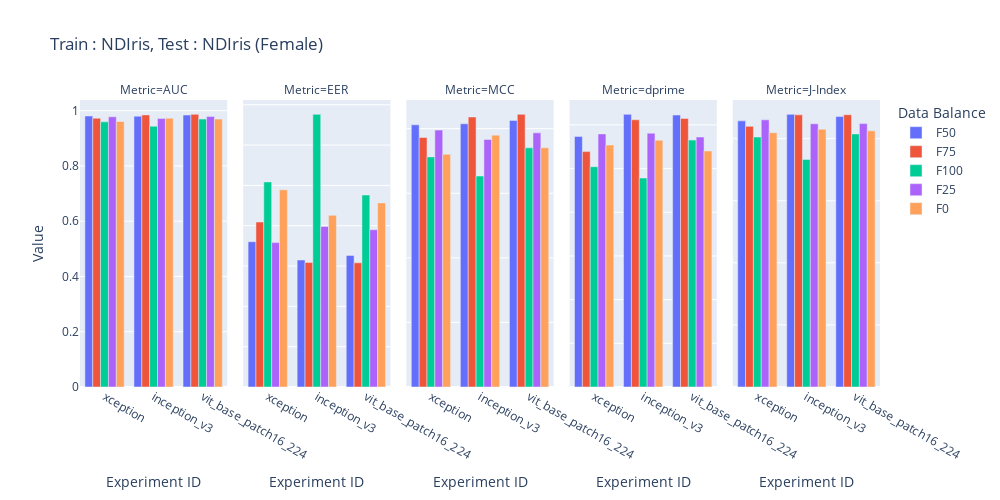

Notebook code for this chart:
### Code cell
import plotly.express as px
import pandas as pd
from copy import deepcopy

df_50 = pd.read_csv('/home/sreeraj/lab/nsf/final_eval/results/across_model_ndiris_subject_report.csv', header=1)
df_50['Data Balance'] = 'F50'

df = pd.read_csv('/home/sreeraj/lab/nsf/final_eval/results/across_databalance_ndiris_subject_report.csv', header=1)
df = df.iloc[:-15]

df['Data Balance'] = df['Experiment ID'].apply(lambda x:float(x.split('_')[-1]))
df['Data Balance'] = df['Data Balance'].apply(lambda x:f'F{int(x*100)}')
df['Experiment ID'] = df['Experiment ID'].apply(lambda x: '_'.join(x.split('_')[:-1]))

df_50 = df_50[df_50['Experiment ID'].isin(df['Experiment ID'].unique())]
df = pd.concat([df_50, df])



df['Gender'] = df['Experiment ID'].apply(lambda x: x.split('_')[-1])
df = df[df['Gender'] == 'female']
df['Experiment ID'] = df['Experiment ID'].apply(lambda x: '_'.join(x.split('_')[:-1]))

df.head()

df_auc = deepcopy(df)
df_auc['Value'] = df_auc['AUC']
df_auc['Metric'] = 'AUC'

df_eer = deepcopy(df)
df_eer['Value'] = df_eer['EER']
df_eer['Metric'] = 'EER'

df_dprime = deepcopy(df)
df_dprime['Value'] = df_dprime["Sensitivity index (d')"]
df_dprime['Metric'] = 'dprime'

df_mcc = deepcopy(df)
df_mcc['Value'] = df_mcc['MCC']
df_mcc['Metric'] = 'MCC'

df_jindex = deepcopy(df)
df_jindex['Value'] = df_mcc['J-Index']
df_jindex['Metric'] = 'J-Index'

df = pd.concat([df_auc, df_eer, df_mcc, df_dprime, df_jindex])
print(df.head())

fig = px.bar(df, x='Experiment ID', y=['Value'], title='Train : NDIris, Test : NDIris (Female)', barmode='group', color='Data Balance', labels={'value': 'Value', 'variable': 'Metrics'},width=1000, height=500, facet_col='Metric')
fig.update_yaxes(matches=None)
fig.show()

### Figure 1 — Plotly figure (JSON) as saved in the notebook; plotly's stock layout.template omitted (floating-point values rounded to 4 significant figures)
{"data": [{"alignmentgroup": "True", "hovertemplate": "Data Balance=F50<br>Metric=AUC<br>Experiment ID=%{x}<br>Value=%{y}<extra></extra>", "legendgroup": "F50", "marker": {"color": "#636efa", "pattern": {"shape": ""}}, "name": "F50", "offsetgroup": "F50", "orientation": "v", "showlegend": true, "textposition": "auto", "type": "bar", "x": ["xception", "inception_v3", "vit_base_patch16_224"], "xaxis": "x", "y": [0.9804, 0.9799, 0.984], "yaxis": "y"}, {"alignmentgroup": "True", "hovertemplate": "Data Balance=F50<br>Metric=EER<br>Experiment ID=%{x}<br>Value=%{y}<extra></extra>", "legendgroup": "F50", "marker": {"color": "#636efa", "pattern": {"shape": ""}}, "name": "F50", "offsetgroup": "F50", "orientation": "v", "showlegend": false, "textposition": "auto", "type": "bar", "x": ["xception", "inception_v3", "vit_base_patch16_224"], "xaxis": "x2", "y": [0.07204, 0.06298, 0.06527], "yaxis": "y2"}, {"alignmentgroup": "True", "hovertemplate": "Data Balance=F50<br>Metric=MCC<br>Experiment ID=%{x}<br>Value=%{y}<extra></extra>", "legendgroup": "F50", "marker": {"color": "#636efa", "pattern": {"shape": ""}}, "name": "F50", "offsetgroup": "F50", "orientation": "v", "showlegend": false, "textposition": "auto", "type": "bar", "x": ["xception", "inception_v3", "vit_base_patch16_224"], "xaxis": "x3", "y": [0.8119, 0.8152, 0.8256], "yaxis": "y3"}, {"alignmentgroup": "True", "hovertemplate": "Data Balance=F50<br>Metric=dprime<br>Experiment ID=%{x}<br>Value=%{y}<extra></extra>", "legendgroup": "F50", "marker": {"color": "#636efa", "pattern": {"shape": ""}}, "name": "F50", "offsetgroup": "F50", "orientation": "v", "showlegend": false, "textposition": "auto", "type": "bar", "x": ["xception", "inception_v3", "vit_base_patch16_224"], "xaxis": "x4", "y": [2.868, 3.121, 3.113], "yaxis": "y4"}, {"alignmentgroup": "True", "hovertemplate": "Data Balance=F50<br>Metric=J-Index<br>Experiment ID=%{x}<br>Value=%{y}<extra></extra>", "legendgroup": "F50", "marker": {"color": "#636efa", "pattern": {"shape": ""}}, "name": "F50", "offsetgroup": "F50", "orientation": "v", "showlegend": false, "textposition": "auto", "type": "bar", "x": ["xception", "inception_v3", "vit_base_patch16_224"], "xaxis": "x5", "y": [0.8573, 0.8783, 0.8711], "yaxis": "y5"}, {"alignmentgroup": "True", "hovertemplate": "Data Balance=F75<br>Metric=AUC<br>Experiment ID=%{x}<br>Value=%{y}<extra></extra>", "legendgroup": "F75", "marker": {"color": "#EF553B", "pattern": {"shape": ""}}, "name": "F75", "offsetgroup": "F75", "orientation": "v", "showlegend": true, "textposition": "auto", "type": "bar", "x": ["vit_base_patch16_224", "xception", "inception_v3"], "xaxis": "x", "y": [0.9866, 0.9727, 0.9846], "yaxis": "y"}, {"alignmentgroup": "True", "hovertemplate": "Data Balance=F75<br>Metric=EER<br>Experiment ID=%{x}<br>Value=%{y}<extra></extra>", "legendgroup": "F75", "marker": {"color": "#EF553B", "pattern": {"shape": ""}}, "name": "F75", "offsetgroup": "F75", "orientation": "v", "showlegend": false, "textposition": "auto", "type": "bar", "x": ["vit_base_patch16_224", "xception", "inception_v3"], "xaxis": "x2", "y": [0.06161, 0.08182, 0.06177], "yaxis": "y2"}, {"alignmentgroup": "True", "hovertemplate": "Data Balance=F75<br>Metric=MCC<br>Experiment ID=%{x}<br>Value=%{y}<extra></extra>", "legendgroup": "F75", "marker": {"color": "#EF553B", "pattern": {"shape": ""}}, "name": "F75", "offsetgroup": "F75", "orientation": "v", "showlegend": false, "textposition": "auto", "type": "bar", "x": ["vit_base_patch16_224", "xception", "inception_v3"], "xaxis": "x3", "y": [0.8443, 0.7726, 0.8361], "yaxis": "y3"}, {"alignmentgroup": "True", "hovertemplate": "Data Balance=F75<br>Metric=dprime<br>Experiment ID=%{x}<br>Value=%{y}<extra></extra>", "legendgroup": "F75", "marker": {"color": "#EF553B", "pattern": {"shape": ""}}, "name": "F75", "offsetgroup": "F75", "orientation": "v", "showlegend": false, "textposition": "auto", "type": "bar", "x": ["vit_base_patch16_224", "xception", "inception_v3"], "xaxis": "x4", "y": [3.075, 2.694, 3.059], "yaxis": "y4"}, {"alignmentgroup": "True", "hovertemplate": "Data Balance=F75<br>Metric=J-Index<br>Experiment ID=%{x}<br>Value=%{y}<extra></extra>", "legendgroup": "F75", "marker": {"color": "#EF553B", "pattern": {"shape": ""}}, "name": "F75", "offsetgroup": "F75", "orientation": "v", "showlegend": false, "textposition": "auto", "type": "bar", "x": ["vit_base_patch16_224", "xception", "inception_v3"], "xaxis": "x5", "y": [0.877, 0.8397, 0.8767], "yaxis": "y5"}, {"alignmentgroup": "True", "hovertemplate": "Data Balance=F100<br>Metric=AUC<br>Experiment ID=%{x}<br>Value=%{y}<extra></extra>", "legendgroup": "F100", "marker": {"color": "#00cc96", "pattern": {"shape": ""}}, "name": "F100", "offsetgroup": "F100", "orientation": "v", "showlegend": true, "textposition": "auto", "type": "bar", "x": ["vit_base_patch16_224", "inception_v3", "xception"], "xaxis": "x", "y": [0.9695, 0.9437, 0.9594], "yaxis": "y"}, {"alignmentgroup": "True", "hovertemplate": "Data Balance=F100<br>Metric=EER<br>Experiment ID=%{x}<br>Value=%{y}<extra></extra>", "legendgroup": "F100", "marker": {"color": "#00cc96", "pattern": {"shape": ""}}, "name": "F100", "offsetgroup": "F100", "orientation": "v", "showlegend": false, "textposition": "auto", "type": "bar", "x": ["vit_base_patch16_224", "inception_v3", "xception"], "xaxis": "x2", "y": [0.09523, 0.1352, 0.1017], "yaxis": "y2"}, {"alignmentgroup": "True", "hovertemplate": "Data Balance=F100<br>Metric=MCC<br>Experiment ID=%{x}<br>Value=%{y}<extra></extra>", "legendgroup": "F100", "marker": {"color": "#00cc96", "pattern": {"shape": ""}}, "name": "F100", "offsetgroup": "F100", "orientation": "v", "showlegend": false, "textposition": "auto", "type": "bar", "x": ["vit_base_patch16_224", "inception_v3", "xception"], "xaxis": "x3", "y": [0.7405, 0.6534, 0.7126], "yaxis": "y3"}, {"alignmentgroup": "True", "hovertemplate": "Data Balance=F100<br>Metric=dprime<br>Experiment ID=%{x}<br>Value=%{y}<extra></extra>", "legendgroup": "F100", "marker": {"color": "#00cc96", "pattern": {"shape": ""}}, "name": "F100", "offsetgroup": "F100", "orientation": "v", "showlegend": false, "textposition": "auto", "type": "bar", "x": ["vit_base_patch16_224", "inception_v3", "xception"], "xaxis": "x4", "y": [2.827, 2.392, 2.522], "yaxis": "y4"}, {"alignmentgroup": "True", "hovertemplate": "Data Balance=F100<br>Metric=J-Index<br>Experiment ID=%{x}<br>Value=%{y}<extra></extra>", "legendgroup": "F100", "marker": {"color": "#00cc96", "pattern": {"shape": ""}}, "name": "F100", "offsetgroup": "F100", "orientation": "v", "showlegend": false, "textposition": "auto", "type": "bar", "x": ["vit_base_patch16_224", "inception_v3", "xception"], "xaxis": "x5", "y": [0.8151, 0.7332, 0.8051], "yaxis": "y5"}, {"alignmentgroup": "True", "hovertemplate": "Data Balance=F25<br>Metric=AUC<br>Experiment ID=%{x}<br>Value=%{y}<extra></extra>", "legendgroup": "F25", "marker": {"color": "#ab63fa", "pattern": {"shape": ""}}, "name": "F25", "offsetgroup": "F25", "orientation": "v", "showlegend": true, "textposition": "auto", "type": "bar", "x": ["xception", "vit_base_patch16_224", "inception_v3"], "xaxis": "x", "y": [0.9777, 0.9787, 0.9714], "yaxis": "y"}, {"alignmentgroup": "True", "hovertemplate": "Data Balance=F25<br>Metric=EER<br>Experiment ID=%{x}<br>Value=%{y}<extra></extra>", "legendgroup": "F25", "marker": {"color": "#ab63fa", "pattern": {"shape": ""}}, "name": "F25", "offsetgroup": "F25", "orientation": "v", "showlegend": false, "textposition": "auto", "type": "bar", "x": ["xception", "vit_base_patch16_224", "inception_v3"], "xaxis": "x2", "y": [0.07162, 0.078, 0.07967], "yaxis": "y2"}, {"alignmentgroup": "True", "hovertemplate": "Data Balance=F25<br>Metric=MCC<br>Experiment ID=%{x}<br>Value=%{y}<extra></extra>", "legendgroup": "F25", "marker": {"color": "#ab63fa", "pattern": {"shape": ""}}, "name": "F25", "offsetgroup": "F25", "orientation": "v", "showlegend": false, "textposition": "auto", "type": "bar", "x": ["xception", "vit_base_patch16_224", "inception_v3"], "xaxis": "x3", "y": [0.7955, 0.7871, 0.7666], "yaxis": "y3"}, {"alignmentgroup": "True", "hovertemplate": "Data Balance=F25<br>Metric=dprime<br>Experiment ID=%{x}<br>Value=%{y}<extra></extra>", "legendgroup": "F25", "marker": {"color": "#ab63fa", "pattern": {"shape": ""}}, "name": "F25", "offsetgroup": "F25", "orientation": "v", "showlegend": false, "textposition": "auto", "type": "bar", "x": ["xception", "vit_base_patch16_224", "inception_v3"], "xaxis": "x4", "y": [2.897, 2.861, 2.905], "yaxis": "y4"}, {"alignmentgroup": "True", "hovertemplate": "Data Balance=F25<br>Metric=J-Index<br>Experiment ID=%{x}<br>Value=%{y}<extra></extra>", "legendgroup": "F25", "marker": {"color": "#ab63fa", "pattern": {"shape": ""}}, "name": "F25", "offsetgroup": "F25", "orientation": "v", "showlegend": false, "textposition": "auto", "type": "bar", "x": ["xception", "vit_base_patch16_224", "inception_v3"], "xaxis": "x5", "y": [0.8605, 0.8484, 0.848], "yaxis": "y5"}, {"alignmentgroup": "True", "hovertemplate": "Data Balance=F0<br>Metric=AUC<br>Experiment ID=%{x}<br>Value=%{y}<extra></extra>", "legendgroup": "F0", "marker": {"color": "#FFA15A", "pattern": {"shape": ""}}, "name": "F0", "offsetgroup": "F0", "orientation": "v", "showlegend": true, "textposition": "auto", "type": "bar", "x": ["vit_base_patch16_224", "xception", "inception_v3"], "xaxis": "x", "y": [0.9694, 0.9608, 0.9727], "yaxis": "y"}, {"alignmentgroup": "True", "hovertemplate": "Data Balance=F0<br>Metric=EER<br>Experiment ID=%{x}<br>Value=%{y}<extra></extra>", "legendgroup": "F0", "marker": {"color": "#FFA15A", "pattern": {"shape": ""}}, "name": "F0", "offsetgroup": "F0", "orientation": "v", "showlegend": false, "textposition": "auto", "type": "bar", "x": ["vit_base_patch16_224", "xception", "inception_v3"], "xaxis": "x2", "y": [0.0913, 0.09781, 0.08513], "yaxis": "y2"}, {"alignmentgroup": "True", "hovertemplate": "Data Balance=F0<br>Metric=MCC<br>Experiment ID=%{x}<br>Value=%{y}<extra></extra>", "legendgroup": "F0", "marker": {"color": "#FFA15A", "pattern": {"shape": ""}}, "name": "F0", "offsetgroup": "F0", "orientation": "v", "showlegend": false, "textposition": "auto", "type": "bar", "x": ["vit_base_patch16_224", "xception", "inception_v3"], "xaxis": "x3", "y": [0.7411, 0.7204, 0.7799], "yaxis": "y3"}, {"alignmentgroup": "True", "hovertemplate": "Data Balance=F0<br>Metric=dprime<br>Experiment ID=%{x}<br>Value=%{y}<extra></extra>", "legendgroup": "F0", "marker": {"color": "#FFA15A", "pattern": {"shape": ""}}, "name": "F0", "offsetgroup": "F0", "orientation": "v", "showlegend": false, "textposition": "auto", "type": "bar", "x": ["vit_base_patch16_224", "xception", "inception_v3"], "xaxis": "x4", "y": [2.702, 2.77, 2.824], "yaxis": "y4"}, {"alignmentgroup": "True", "hovertemplate": "Data Balance=F0<br>Metric=J-Index<br>Experiment ID=%{x}<br>Value=%{y}<extra></extra>", "legendgroup": "F0", "marker": {"color": "#FFA15A", "pattern": {"shape": ""}}, "name": "F0", "offsetgroup": "F0", "orientation": "v", "showlegend": false, "textposition": "auto", "type": "bar", "x": ["vit_base_patch16_224", "xception", "inception_v3"], "xaxis": "x5", "y": [0.8252, 0.819, 0.8305], "yaxis": "y5"}], "layout": {"annotations": [{"font": {}, "showarrow": false, "text": "Metric=AUC", "x": 0.092, "xanchor": "center", "xref": "paper", "y": 1, "yanchor": "bottom", "yref": "paper"}, {"font": {}, "showarrow": false, "text": "Metric=EER", "x": 0.296, "xanchor": "center", "xref": "paper", "y": 1, "yanchor": "bottom", "yref": "paper"}, {"font": {}, "showarrow": false, "text": "Metric=MCC", "x": 0.5, "xanchor": "center", "xref": "paper", "y": 1, "yanchor": "bottom", "yref": "paper"}, {"font": {}, "showarrow": false, "text": "Metric=dprime", "x": 0.704, "xanchor": "center", "xref": "paper", "y": 1, "yanchor": "bottom", "yref": "paper"}, {"font": {}, "showarrow": false, "text": "Metric=J-Index", "x": 0.908, "xanchor": "center", "xref": "paper", "y": 1, "yanchor": "bottom", "yref": "paper"}], "barmode": "group", "height": 500, "legend": {"title": {"text": "Data Balance"}, "tracegroupgap": 0}, "title": {"text": "Train : NDIris, Test : NDIris (Female)"}, "width": 1000, "xaxis": {"anchor": "y", "domain": [0, 0.184], "title": {"text": "Experiment ID"}}, "xaxis2": {"anchor": "y2", "domain": [0.204, 0.388], "matches": "x", "title": {"text": "Experiment ID"}}, "xaxis3": {"anchor": "y3", "domain": [0.408, 0.592], "matches": "x", "title": {"text": "Experiment ID"}}, "xaxis4": {"anchor": "y4", "domain": [0.612, 0.796], "matches": "x", "title": {"text": "Experiment ID"}}, "xaxis5": {"anchor": "y5", "domain": [0.816, 1], "matches": "x", "title": {"text": "Experiment ID"}}, "yaxis": {"anchor": "x", "domain": [0, 1], "title": {"text": "Value"}}, "yaxis2": {"anchor": "x2", "domain": [0, 1], "showticklabels": false}, "yaxis3": {"anchor": "x3", "domain": [0, 1], "showticklabels": false}, "yaxis4": {"anchor": "x4", "domain": [0, 1], "showticklabels": false}, "yaxis5": {"anchor": "x5", "domain": [0, 1], "showticklabels": false}}}
